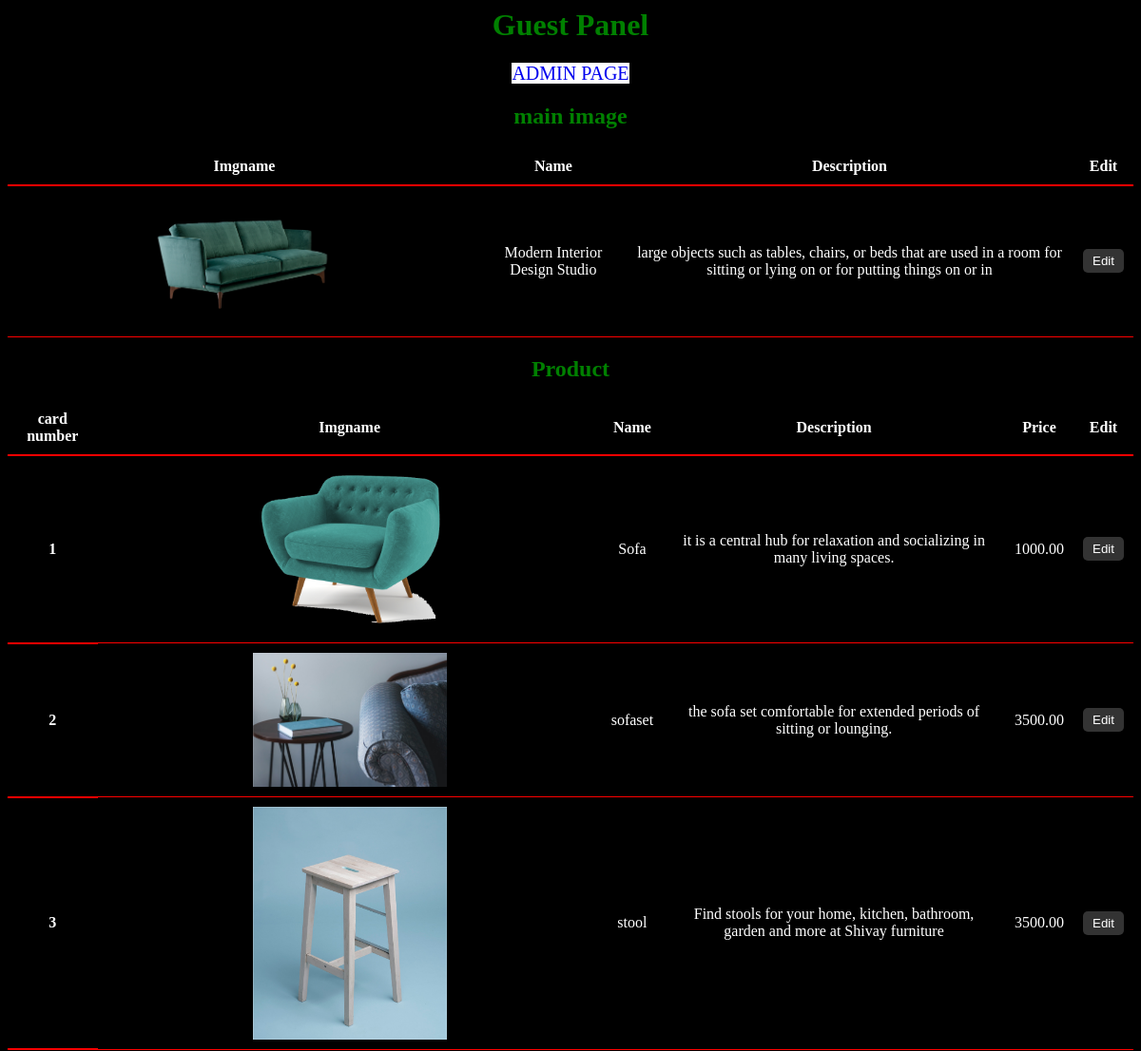
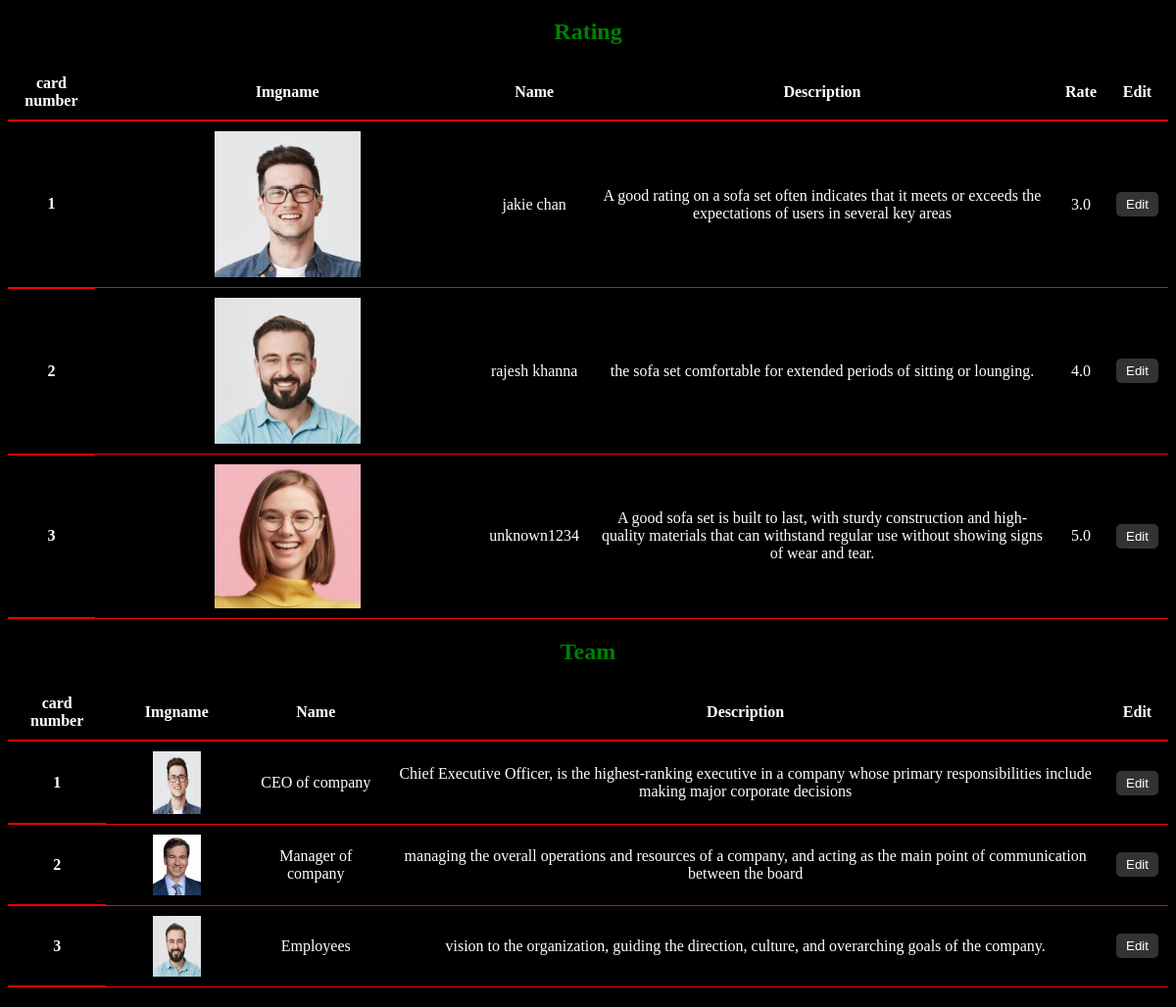
The page /admin/guest_crud.php on the database its author committed (2 pictures, top to bottom).
### tables this page shows
CREATE TABLE `guest` (
  `imgname` varchar(255) DEFAULT NULL,
  `name` varchar(255) DEFAULT NULL,
  `description` text DEFAULT NULL,
  `price` decimal(10,2) DEFAULT NULL,
  `rating` decimal(3,1) DEFAULT NULL,
  `role` varchar(255) DEFAULT NULL
);

### admin/guest_crud.php (the view, shortened to what this page needs)
<?php
include_once("../dbconnection/connection.php");
$q="select * from guest where role='mainimg'";
if($result=mysqli_query($conn,$q)){
    while($row = mysqli_fetch_assoc($result)){
        $imgname=$row['imgname'];
        $name=$row['name'];
        $desc=$row['description'];
    }
}
?>
<h1>Guest Panel</h1>
<center>
<a href="index.php?username=<?php echo $_GET['username']; ?>" class="btn btn-primary my-3" style="background-color:white;height:5%;width:5%;text-decoration:none;font-size:20px;">ADMIN PAGE</a>
</center>
<h2>main image</h2>
<table>
    <tr>
    <th>Imgname</th>
    <th>Name</th>
    <th>Description</th>
    <th>Edit</th>
    </tr>
    <tr>
        <td><image height="40%" width="40%" src='../img/<?php echo $imgname ?>' /></td>
        <td><?php echo $name; ?></td>
        <td><?php echo $desc; ?></td>
        <td><a href='mainimg_crud.php'><button class='edit_btn'>Edit</button></a></td>
    </tr>
</table>
<?php
$q="select * from guest where role='product'";
$product=array();
if ($result = mysqli_query($conn, $q)) {
    while ($row = mysqli_fetch_array($result)) {
        $imgname = $row['imgname'];
        $name = $row['name'];
        $description = $row['description'];
        $price = $row['price'];
        $item = array(
            'imgname' => $imgname,
            'name' => $name,
            'description' => $description,
            'price' => $price
        );
        $product[] = $item;
    }
  }
?>
<h2>Product</h2>
<table>
    <tr>
    <th>card number</th>
    <th>Imgname</th>
    <th>Name</th>
    <th>Description</th>
    <th>Price</th>
    <th>Edit</th>
    </tr>
    <?php
    $count = 1;
                foreach ($product as $item) {
                    echo "<tr>";
                    echo "<th scope='row'>" . $count . "</th>";
                    echo "<td>" . "<image height='40%' width='40%' src='../img/products/".$item['imgname']."' />" . "</td>";
                    echo "<td>" . $item['name'] . "</td>";
                    echo "<td>" . $item['description'] . "</td>";
                    echo "<td>" . $item['price'] . "</td>";
                    echo "<td><a href='guest_product_crud.php?name={$item['name']}'><button class='edit_btn'>Edit</button></a></td>";
                    echo "</tr>";
                    $count++;
                }
    ?>
</table>
<?php
$q="select * from guest where role='rating'";
$rating=array();
if ($result = mysqli_query($conn, $q)) {
    while ($row = mysqli_fetch_array($result)) {
        $imgname = $row['imgname'];
        $name = $row['name'];
        $description = $row['description'];
        $rate = $row['rating'];
        $item = array(
            'imgname' => $imgname,
            'name' => $name,
            'description' => $description,
            'rate' => $rate
        );
        $rating[] = $item;
    }
  }
?>
<h2>Rating</h2>
<table>
    <tr>
    <th>card number</th>
    <th>Imgname</th>
    <th>Name</th>
    <th>Description</th>
    <th>Rate</th>
    <th>Edit</th>
    </tr>
    <?php
    $count = 1;
                foreach ($rating as $item) {
                    echo "<tr>";
                    echo "<th scope='row'>" . $count . "</th>";
                    echo "<td>" . "<image height='40%' width='40%' src='../img/".$item['imgname']."' />" . "</td>";
                    echo "<td>" . $item['name'] . "</td>";
                    echo "<td>" . $item['description'] . "</td>";
                    echo "<td>" . $item['rate'] . "</td>";
                    echo "<td><a href='guest_rating_crud.php?name={$item['name']}'><button class='edit_btn'>Edit</button></a></td>";
                    echo "</tr>";
                    $count++;
                }
    ?>
</table>
<?php
$q="select * from guest where role='team'";
$team=array();
if ($result = mysqli_query($conn, $q)) {
    while ($row = mysqli_fetch_array($result)) {
        $imgname = $row['imgname'];
        $name = $row['name'];
        $description = $row['description'];
        $item = array(
            'imgname' => $imgname,
            'name' => $name,
            'description' => $description
        );
        $team[] = $item;
    }
  }
?>
<h2>Team</h2>
<table>
    <tr>
    <th>card number</th>
    <th>Imgname</th>
    <th>Name</th>
    <th>Description</th>
    <th>Edit</th>
    </tr>
    <?php
    $count = 1;
                foreach ($team as $item) {
                    echo "<tr>";
                    echo "<th scope='row'>" . $count . "</th>";
                    echo "<td>" . "<image height='40%' width='40%' src='../img/ceo/".$item['imgname']."' />" . "</td>";
                    echo "<td>" . $item['name'] . "</td>";
                    echo "<td>" . $item['description'] . "</td>";
                    echo "<td><a href='guest_team_crud.php?name={$item['name']}'><button class='edit_btn'>Edit</button></a></td>";
                    echo "</tr>";
                    $count++;
                }
    ?>
</table>

### admin/guest_crud.php (style rules this page uses)
h1, h2 { color: green; text-align: center; }
table { border-collapse: collapse; width: 100%; margin: 20px auto; }
th, td { border-bottom: 1px solid red; padding: 10px; text-align: center; }
th { border-bottom: 2px solid red; }
img { max-width: 100%; height: auto; }
.edit_btn { background-color: #333; color: white; border: none; padding: 5px 10px; cursor: pointer; border-radius: 5px; transition: background-color 0.3s ease; text-decoration: none; }

### rows shown on the page
guest: imgname (picture), name "Modern Interior Design Studio", description "large objects such as tables, chairs, or beds that are used in a room for sitting or lying on or for putting things on or in"
guest: imgname (picture), name "Sofa", description "it is a central hub for relaxation and socializing in many living spaces.", price "1000.00"
guest: imgname (picture), name "sofaset", description "the sofa set comfortable for extended periods of sitting or lounging.", price "3500.00"
guest: imgname (picture), name "stool", description "Find stools for your home, kitchen, bathroom, garden and more at Shivay furniture", price "3500.00"
guest: imgname (picture), name "jakie chan", description "A good rating on a sofa set often indicates that it meets or exceeds the expectations of users in several key areas", rating "3.0"
guest: imgname (picture), name "rajesh khanna", description "the sofa set comfortable for extended periods of sitting or lounging.", rating "4.0"
guest: imgname (picture), name "unknown1234", description "A good sofa set is built to last, with sturdy construction and high-quality materials that can withstand regular use without showing signs of wear and tear.", rating "5.0"
guest: imgname (picture), name "CEO of company", description "Chief Executive Officer, is the highest-ranking executive in a company whose primary responsibilities include making major corporate decisions"
guest: imgname (picture), name "Manager of company", description "managing the overall operations and resources of a company, and acting as the main point of communication between the board"
guest: imgname (picture), name "Employees", description "vision to the organization, guiding the direction, culture, and overarching goals of the company."
